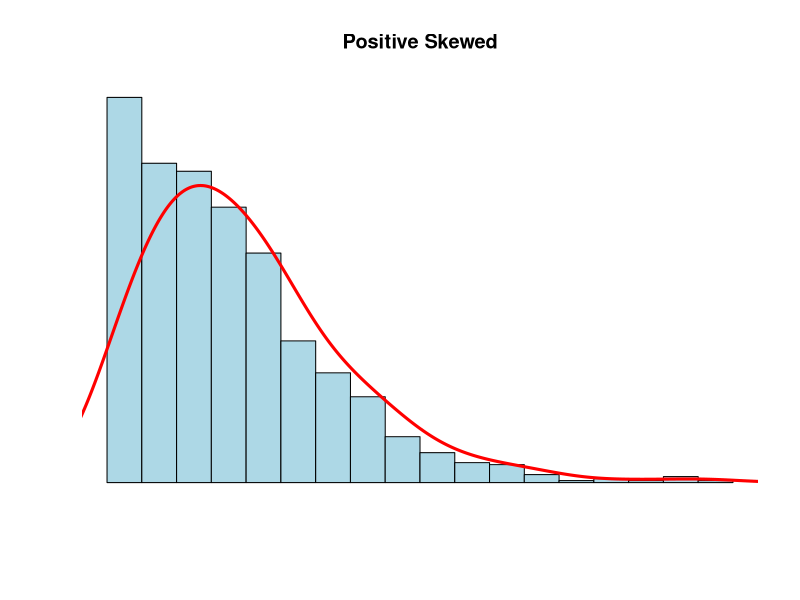

Recreate this plot in R. (Note: this script raises an error after producing the figure.)
## ---- chunk 1
library(tidyverse)

frango_dieta <- read_csv("dados/brutos/frango_dieta.csv")
View(frango_dieta)

dados_co2 <- read_csv("dados/brutos/dados_co2.csv")
View(dados_co2)

dados_co2_tidy <- read_csv("dados/tidy/dados_co2_tidy.csv")
View(dados_co2_tidy)

tabela_1_4_ <- read_csv("dados/brutos/tabela 1 (4).csv")
View(tabela_1_4_)

## ---- chunk 2
X  <- c ( 68 , 70 , 72 , 58 , 90 , 110 , 68 , 70 , 72 , 80 , 80 , 67 , 90 , 94 , 100 , 80 , 75 , 79 , 84 , 90 )
(110:58)
## ---- chunk 3
mean ( X )

quantile ( X )

median ( X )

sd ( X )
## ---- chunk 4
mean(frango_dieta $ peso)
## ---- chunk 5
sd( frango_dieta $ peso )
## ---- chunk 6
#---------------------------------------------------------
N <- 1000
x <- rnbinom(N, 4, .5)
hist(
x,
xlim = c(min(x), max(x)),
probability = T,
nclass = max(x) - min(x) + 1,
col = 'lightblue', xlab = ' ', ylab = ' ', axes = F,
main = 'Positive Skewed'
)
lines(density(x, bw = 1), col = 'red', lwd = 3)
#---------------------------------------------------------
## ---- chunk 7
dados_co2 <- read_csv("dados/brutos/dados_co2.csv")
## ---- chunk 8
dados_co2 %>%                
  pivot_longer (
    ! ano ,              
     names_to  =  " ano " ,    
     values_to  =  " dez "   
  )
  
## ---- chunk 9
dados_co2 <- read_csv("dados/brutos/dados_co2.csv")


dados_co2 %>% View()
## ---- chunk 10
dados_co2_tidy <- dados_co2 %>% 
  pivot_longer(
    !ano, 
   names_to = "mes",
   values_to = "ppm"
  )
## ---- chunk 11
write_csv(dados_co2_tidy, "dados/tidy/dados_co2_tidy.csv")
## ---- chunk 12
co2_tidy <-  read_csv("dados/tidy/dados_co2_tidy.csv")
View(co2_tidy)

co2_tidy %>% glimpse()
## ---- chunk 13
#-------------------------------------------
co2_tidy %>% # conjunto de dados
group_by(ano) %>% # agrupa por ano
summarise(media = round(mean(ppm), 2)) %>% # calcula a média da variavel ppm em cada grupo
ggplot(aes(ano, media, group = 1)) + # cria o gráfico
geom_line(color = "blue", size = 1)
#-------------------------------------------
## ---- chunk 14
tabela_tibble <- tribble(
  ~nome,       ~altura, ~peso,
  "Ana",       155,     50,
  "Ludmilla",  158,     61,
  "Cristina",  162,     65,
  "Tereza",    168,     68,
  "Patrícia",  170,     69,
  "Mariana",   170,     65,
  "Ana Paula", 172,     82,
  "Dirce",     173,     79
)

## ---- chunk 15
mean(tabela_tibble$peso)
median(tabela_tibble$peso)
sd(tabela_tibble$peso)

mean(tabela_tibble$altura)
median(tabela_tibble$altura)
sd(tabela_tibble$altura)
## ---- chunk 16
plot(tabela_1_4_$"peso", tabela_1_4_$"altura" , col = "blue", xlab = "peso", ylab = "altura", main = "tabela 1")
